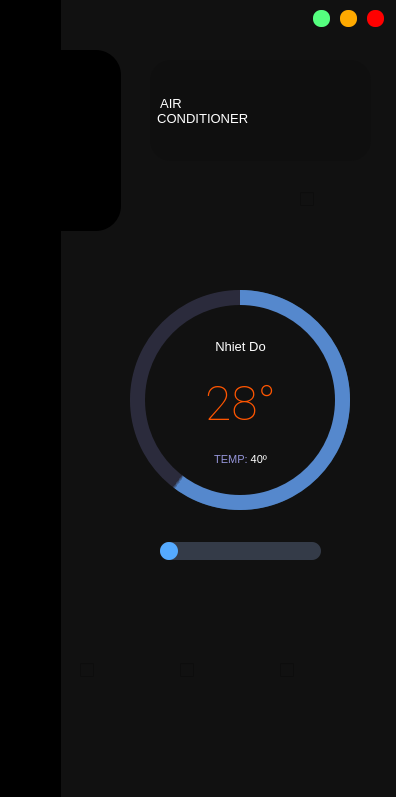
<?xml version="1.0" encoding="UTF-8"?>
<ui version="4.0">
 <class>MainWindow</class>
 <widget class="QMainWindow" name="MainWindow">
  <property name="geometry">
   <rect>
    <x>0</x>
    <y>0</y>
    <width>396</width>
    <height>797</height>
   </rect>
  </property>
  <property name="windowTitle">
   <string>MainWindow</string>
  </property>
  <property name="styleSheet">
   <string notr="true">background-color: rgb(17, 17, 17);</string>
  </property>
  <widget class="QWidget" name="centralwidget">
   <widget class="QPushButton" name="pushButton_3">
    <property name="geometry">
     <rect>
      <x>50</x>
      <y>50</y>
      <width>71</width>
      <height>181</height>
     </rect>
    </property>
    <property name="maximumSize">
     <size>
      <width>16777215</width>
      <height>16777215</height>
     </size>
    </property>
    <property name="font">
     <font>
      <pointsize>7</pointsize>
      <weight>75</weight>
      <italic>false</italic>
      <bold>true</bold>
      <underline>false</underline>
      <strikeout>false</strikeout>
      <stylestrategy>PreferDefault</stylestrategy>
      <kerning>true</kerning>
     </font>
    </property>
    <property name="cursor">
     <cursorShape>ArrowCursor</cursorShape>
    </property>
    <property name="mouseTracking">
     <bool>false</bool>
    </property>
    <property name="tabletTracking">
     <bool>false</bool>
    </property>
    <property name="styleSheet">
     <string notr="true">border-radius:25px;
color: rgb(255, 255, 255);
background-color: rgb(0, 0, 0);</string>
    </property>
    <property name="text">
     <string/>
    </property>
    <property name="icon">
     <iconset>
      <normaloff>living room.jpg</normaloff>living room.jpg</iconset>
    </property>
    <property name="iconSize">
     <size>
      <width>150</width>
      <height>150</height>
     </size>
    </property>
    <property name="shortcut">
     <string/>
    </property>
    <property name="checkable">
     <bool>false</bool>
    </property>
   </widget>
   <widget class="QCheckBox" name="checkBox_2">
    <property name="geometry">
     <rect>
      <x>80</x>
      <y>620</y>
      <width>70</width>
      <height>100</height>
     </rect>
    </property>
    <property name="font">
     <font>
      <pointsize>8</pointsize>
     </font>
    </property>
    <property name="styleSheet">
     <string notr="true">QCheckBox::indicator:checked{	
	
	image: url(:/newPrefix/lanhoff.png);
}

QCheckBox::indicator:unchecked{
	
	
	image: url(:/newPrefix/lanhon.png);
}</string>
    </property>
    <property name="text">
     <string/>
    </property>
   </widget>
   <widget class="QCheckBox" name="checkBox_3">
    <property name="geometry">
     <rect>
      <x>180</x>
      <y>620</y>
      <width>70</width>
      <height>100</height>
     </rect>
    </property>
    <property name="styleSheet">
     <string notr="true">QCheckBox::indicator:checked{	
	
	image: url(:/newPrefix/quatoff1.png);
}

QCheckBox::indicator:unchecked{
	
	
	
	image: url(:/newPrefix/quaton.png);

}</string>
    </property>
    <property name="text">
     <string/>
    </property>
    <property name="iconSize">
     <size>
      <width>30</width>
      <height>30</height>
     </size>
    </property>
   </widget>
   <widget class="QCheckBox" name="checkBox_4">
    <property name="geometry">
     <rect>
      <x>280</x>
      <y>620</y>
      <width>70</width>
      <height>100</height>
     </rect>
    </property>
    <property name="styleSheet">
     <string notr="true">QCheckBox::indicator:checked{	
	
	image: url(:/newPrefix/giooff.png);
}

QCheckBox::indicator:unchecked{
	
	
	image: url(:/newPrefix/gioon.png);

}</string>
    </property>
    <property name="text">
     <string/>
    </property>
   </widget>
   <widget class="QLabel" name="label_4">
    <property name="geometry">
     <rect>
      <x>150</x>
      <y>60</y>
      <width>221</width>
      <height>101</height>
     </rect>
    </property>
    <property name="font">
     <font>
      <pointsize>10</pointsize>
     </font>
    </property>
    <property name="styleSheet">
     <string notr="true">border-radius: 20px;
color: rgb(255, 255, 255);
background-color: rgb(15, 15,15);</string>
    </property>
    <property name="text">
     <string>   AIR
  CONDITIONER</string>
    </property>
   </widget>
   <widget class="QLabel" name="label_3">
    <property name="geometry">
     <rect>
      <x>40</x>
      <y>50</y>
      <width>40</width>
      <height>40</height>
     </rect>
    </property>
    <property name="styleSheet">
     <string notr="true">border-radius: 39px;
background-color: rgb(0, 0, 0);
</string>
    </property>
    <property name="text">
     <string/>
    </property>
   </widget>
   <widget class="QLabel" name="label_5">
    <property name="geometry">
     <rect>
      <x>30</x>
      <y>215</y>
      <width>55</width>
      <height>16</height>
     </rect>
    </property>
    <property name="styleSheet">
     <string notr="true">background-color: rgb(0, 0, 0);</string>
    </property>
    <property name="text">
     <string/>
    </property>
   </widget>
   <widget class="QLabel" name="label_6">
    <property name="geometry">
     <rect>
      <x>354</x>
      <y>5</y>
      <width>31</width>
      <height>31</height>
     </rect>
    </property>
    <property name="styleSheet">
     <string notr="true">background-color: rgb(17, 17, 17);</string>
    </property>
    <property name="text">
     <string/>
    </property>
   </widget>
   <widget class="QFrame" name="circularProgressBar_Main">
    <property name="geometry">
     <rect>
      <x>120</x>
      <y>280</y>
      <width>240</width>
      <height>240</height>
     </rect>
    </property>
    <property name="styleSheet">
     <string notr="true">background-color: none;</string>
    </property>
    <property name="frameShape">
     <enum>QFrame::NoFrame</enum>
    </property>
    <property name="frameShadow">
     <enum>QFrame::Raised</enum>
    </property>
    <widget class="QFrame" name="circularProgressCPU_2">
     <property name="geometry">
      <rect>
       <x>10</x>
       <y>10</y>
       <width>220</width>
       <height>220</height>
      </rect>
     </property>
     <property name="styleSheet">
      <string notr="true">QFrame{
	border-radius: 110px;	
	background-color: qconicalgradient(cx:0.5, cy:0.5, angle:90, stop:0.400 rgba(85, 170, 255, 255), stop:0.395 rgba(255, 255, 255, 0));
}</string>
     </property>
     <property name="frameShape">
      <enum>QFrame::StyledPanel</enum>
     </property>
     <property name="frameShadow">
      <enum>QFrame::Raised</enum>
     </property>
    </widget>
    <widget class="QFrame" name="circularBg_2">
     <property name="geometry">
      <rect>
       <x>10</x>
       <y>10</y>
       <width>220</width>
       <height>220</height>
      </rect>
     </property>
     <property name="styleSheet">
      <string notr="true">QFrame{
	border-radius: 110px;	
	background-color: rgba(85, 85, 127, 100);
}</string>
     </property>
     <property name="frameShape">
      <enum>QFrame::StyledPanel</enum>
     </property>
     <property name="frameShadow">
      <enum>QFrame::Raised</enum>
     </property>
    </widget>
    <widget class="QFrame" name="circularContainer_2">
     <property name="geometry">
      <rect>
       <x>25</x>
       <y>25</y>
       <width>190</width>
       <height>190</height>
      </rect>
     </property>
     <property name="baseSize">
      <size>
       <width>0</width>
       <height>0</height>
      </size>
     </property>
     <property name="styleSheet">
      <string notr="true">QFrame{
	border-radius: 95px;	
	background-color: rgb(17, 17, 17);
}</string>
     </property>
     <property name="frameShape">
      <enum>QFrame::StyledPanel</enum>
     </property>
     <property name="frameShadow">
      <enum>QFrame::Raised</enum>
     </property>
     <widget class="QWidget" name="layoutWidget_2">
      <property name="geometry">
       <rect>
        <x>10</x>
        <y>20</y>
        <width>171</width>
        <height>156</height>
       </rect>
      </property>
      <layout class="QGridLayout" name="infoLayout_2">
       <item row="0" column="0">
        <widget class="QLabel" name="labelAplicationName_2">
         <property name="font">
          <font>
           <family>Segoe UI</family>
           <pointsize>10</pointsize>
          </font>
         </property>
         <property name="styleSheet">
          <string notr="true">color: #FFFFFF; background-color: none;</string>
         </property>
         <property name="text">
          <string>&lt;html&gt;&lt;head/&gt;&lt;body&gt;&lt;p&gt;Nhiet Do&lt;/p&gt;&lt;/body&gt;&lt;/html&gt;</string>
         </property>
         <property name="alignment">
          <set>Qt::AlignCenter</set>
         </property>
        </widget>
       </item>
       <item row="2" column="0">
        <widget class="QLabel" name="labelPercentageCPU_2">
         <property name="font">
          <font>
           <family>Roboto Thin</family>
           <pointsize>30</pointsize>
          </font>
         </property>
         <property name="styleSheet">
          <string notr="true">color: rgb(115, 185, 255); padding: 0px; background-color: none;</string>
         </property>
         <property name="text">
          <string>&lt;html&gt;&lt;head/&gt;&lt;body&gt;&lt;p&gt;&lt;span style=&quot; font-size:36pt; color:#ff5500;&quot;&gt;28°&lt;/span&gt;&lt;/p&gt;&lt;/body&gt;&lt;/html&gt;</string>
         </property>
         <property name="alignment">
          <set>Qt::AlignCenter</set>
         </property>
         <property name="indent">
          <number>-1</number>
         </property>
        </widget>
       </item>
       <item row="3" column="0">
        <widget class="QLabel" name="labelCredits_2">
         <property name="font">
          <font>
           <family>Segoe UI</family>
           <pointsize>8</pointsize>
          </font>
         </property>
         <property name="styleSheet">
          <string notr="true">color: rgb(148, 148, 216); background-color: none;</string>
         </property>
         <property name="text">
          <string>&lt;html&gt;&lt;head/&gt;&lt;body&gt;&lt;p&gt;TEMP: &lt;span style=&quot; color:#ffffff;&quot;&gt;40º&lt;/span&gt;&lt;/p&gt;&lt;/body&gt;&lt;/html&gt;</string>
         </property>
         <property name="alignment">
          <set>Qt::AlignCenter</set>
         </property>
        </widget>
       </item>
      </layout>
     </widget>
    </widget>
   </widget>
   <widget class="QSlider" name="sliderCPU">
    <property name="geometry">
     <rect>
      <x>160</x>
      <y>540</y>
      <width>161</width>
      <height>22</height>
     </rect>
    </property>
    <property name="styleSheet">
     <string notr="true">/* SLIDERS */
QSlider::groove:horizontal {
    border-radius: 9px;
    height: 18px;
	margin: 0px;
	background-color: rgb(52, 59, 72);
}
QSlider::groove:horizontal:hover {
	background-color: rgb(55, 62, 76);
}
QSlider::handle:horizontal {
    background-color: rgb(85, 170, 255);
    border: none;
    height: 18px;
    width: 18px;
    margin: 0px;
	border-radius: 9px;
}
QSlider::handle:horizontal:hover {
    background-color: rgb(105, 180, 255);
}
QSlider::handle:horizontal:pressed {
    background-color: rgb(65, 130, 195);
}</string>
    </property>
    <property name="maximum">
     <number>100</number>
    </property>
    <property name="orientation">
     <enum>Qt::Horizontal</enum>
    </property>
   </widget>
   <widget class="QPushButton" name="btn_close">
    <property name="geometry">
     <rect>
      <x>367</x>
      <y>10</y>
      <width>17</width>
      <height>17</height>
     </rect>
    </property>
    <property name="minimumSize">
     <size>
      <width>16</width>
      <height>16</height>
     </size>
    </property>
    <property name="maximumSize">
     <size>
      <width>17</width>
      <height>17</height>
     </size>
    </property>
    <property name="toolTip">
     <string>Close</string>
    </property>
    <property name="styleSheet">
     <string notr="true">QPushButton {
	border: none;
	border-radius: 8px;		
	background-color: rgb(255, 0, 0);
}
QPushButton:hover {		
	background-color: rgba(255, 0, 0, 150);
}</string>
    </property>
    <property name="text">
     <string/>
    </property>
   </widget>
   <widget class="QPushButton" name="btn_maximize">
    <property name="geometry">
     <rect>
      <x>313</x>
      <y>10</y>
      <width>17</width>
      <height>17</height>
     </rect>
    </property>
    <property name="minimumSize">
     <size>
      <width>16</width>
      <height>16</height>
     </size>
    </property>
    <property name="maximumSize">
     <size>
      <width>17</width>
      <height>17</height>
     </size>
    </property>
    <property name="toolTip">
     <string>Maximize</string>
    </property>
    <property name="styleSheet">
     <string notr="true">QPushButton {
	border: none;
	border-radius: 8px;	
	background-color: rgb(85, 255, 127);
}
QPushButton:hover {	
	background-color: rgba(85, 255, 127, 150);
}</string>
    </property>
    <property name="text">
     <string/>
    </property>
   </widget>
   <widget class="QPushButton" name="btn_minimize">
    <property name="geometry">
     <rect>
      <x>340</x>
      <y>10</y>
      <width>17</width>
      <height>17</height>
     </rect>
    </property>
    <property name="minimumSize">
     <size>
      <width>16</width>
      <height>16</height>
     </size>
    </property>
    <property name="maximumSize">
     <size>
      <width>17</width>
      <height>17</height>
     </size>
    </property>
    <property name="toolTip">
     <string>Minimize</string>
    </property>
    <property name="styleSheet">
     <string notr="true">QPushButton {
	border: none;
	border-radius: 8px;		
	background-color: rgb(255, 170, 0);
}
QPushButton:hover {	
	background-color: rgba(255, 170, 0, 150);
}</string>
    </property>
    <property name="text">
     <string/>
    </property>
   </widget>
   <widget class="QLabel" name="label">
    <property name="geometry">
     <rect>
      <x>0</x>
      <y>-5</y>
      <width>61</width>
      <height>821</height>
     </rect>
    </property>
    <property name="styleSheet">
     <string notr="true">background-color: rgb(0, 0, 0);</string>
    </property>
    <property name="text">
     <string>TextLabel</string>
    </property>
   </widget>
   <widget class="QCheckBox" name="checkBox">
    <property name="geometry">
     <rect>
      <x>300</x>
      <y>179</y>
      <width>81</width>
      <height>41</height>
     </rect>
    </property>
    <property name="styleSheet">
     <string notr="true">QCheckBox::indicator:checked{	
	
	image: url(:/newPrefix/off2.png);
}

QCheckBox::indicator:unchecked{
	
	
	image: url(:/newPrefix/on2.png);

}</string>
    </property>
    <property name="text">
     <string/>
    </property>
   </widget>
  </widget>
 </widget>
 <resources>
  <include location="buttonn.qrc"/>
 </resources>
 <connections/>
</ui>
